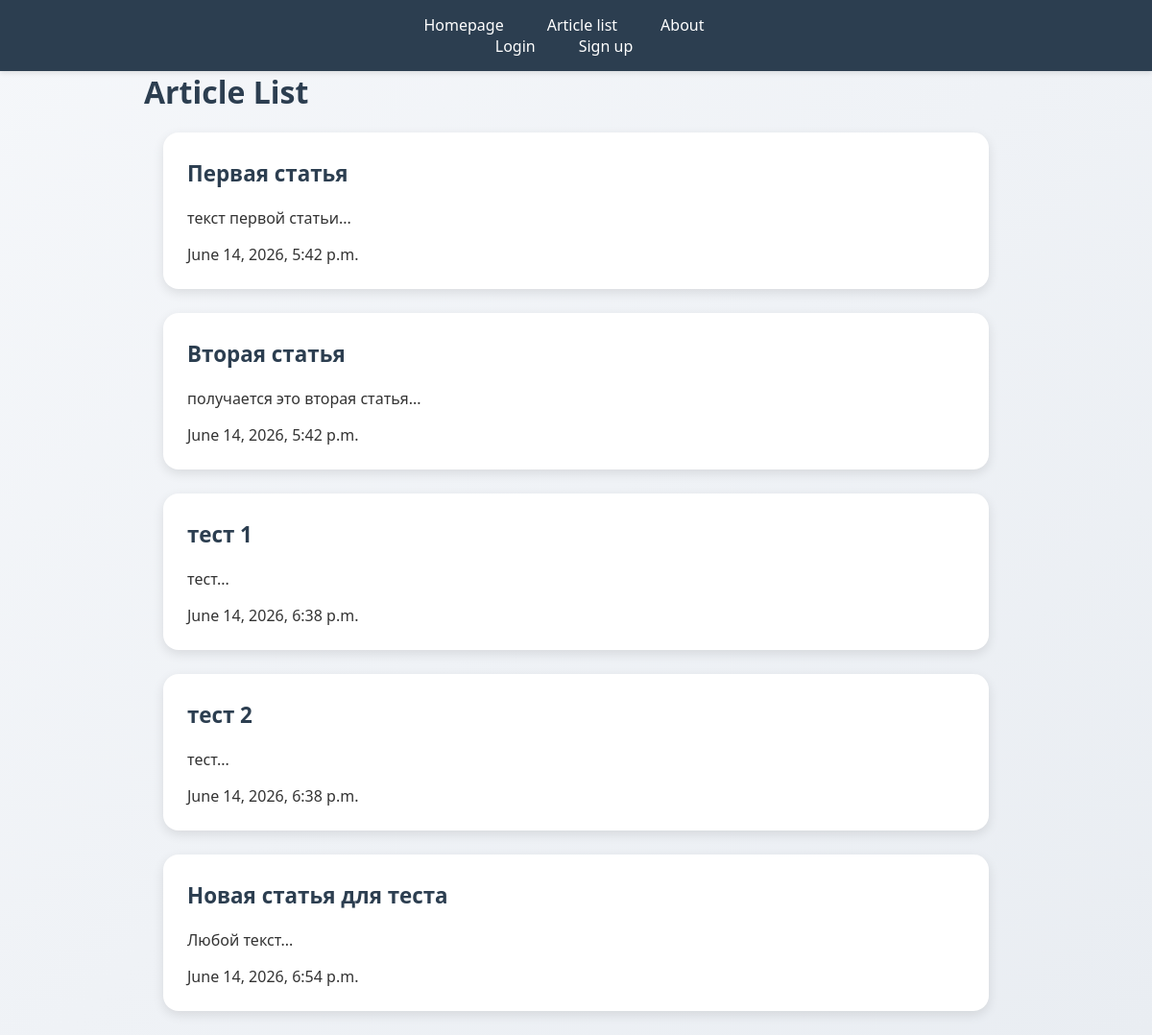
The app's page /articles/ with its own data.
### articles/models.py (models this page shows, shortened)
class Article(models.Model):
    title = models.CharField(max_length=200)
    slug = models.SlugField()
    body = models.TextField()
    date = models.DateTimeField(auto_now_add=True)
    thumbnail = models.ImageField(upload_to='images/', blank=True, default='default.jpg')
    author = models.ForeignKey(User, default=None, on_delete=models.CASCADE)
    def snippet(self):
        return self.body[:50] + '...'

### articles/views.py (the view)
# urls.py: path('', views.article_list, name='list'),
def article_list(request):
    articles = Article.objects.all().order_by('date')
    return render(request, 'articles/article_list.html', {'articles': articles})

### articles/templates/articles/article_list.html (shortened to what this page needs)
{% extends "base_layout.html" %}
{% block content %}
<main>
    <h1>Article List</h1>
    <div class="articles">
        {% for element in articles %}
            <div class="article__item">
                <h2>
                    <a href="{% url 'articles:article_item' slug=element.slug %}">
                        {{ element.title }}
                    </a>
                </h2>
                <p>{{ element.snippet }}</p>
                <time>{{ element.date }}</time>
            </div>
        {% endfor %}
    </div>
</main>
{% endblock content %}

### templates/base_layout.html (shortened to what this page needs)
{% load static %}
<!DOCTYPE html>
<html lang="ru">
<head>
    <link rel="stylesheet" href="{% static 'css/style.css' %}">
</head>
<body>
<nav>
    <div>
        <a href="{% url 'home' %}">Homepage</a>
        <a href="{% url 'articles:list' %}">Article list</a>
        <a href="{% url 'about' %}">About</a>
    </div>
    {% if user.is_authenticated %}
        <form action="{% url 'accounts:logout' %}" method="post">
            {% csrf_token %}
            <button type="submit">Logout</button>
        </form>
    {% else %}
    <div>
        <a href="{% url 'accounts:login' %}">Login</a>
        <a href="{% url 'accounts:signup' %}">Sign up</a>
    </div>
{% endif %}
</nav>
<div class="main-content">
    {% block content %}{% endblock %}
</div>
</body>
</html>

### static/css/style.css (style rules this page uses)
body { font-family: 'Segoe UI', Tahoma, Geneva, Verdana, sans-serif; margin: 0; padding: 0; background: linear-gradient(135deg, #f5f7fa 0%, #e9edf2 100%); color: #333; }
nav { background: #2c3e50; padding: 15px 30px; box-shadow: 0 2px 5px rgba(0,0,0,0.1); text-align: left; }
nav a, nav button { color: white; text-decoration: none; margin-right: 25px; font-size: 16px; background: none; border: none; cursor: pointer; }
.container, main, .articles, .homepage-page, .about-page { max-width: 900px; margin: 0 auto; padding: 0 20px; }
.card, .article__item, .homepage-page, .about-page { background: white; border-radius: 16px; padding: 25px; margin-bottom: 25px; box-shadow: 0 4px 12px rgba(0,0,0,0.1); }
h1, h2, h3 { color: #2c3e50; margin-top: 0; }
.article__item a { color: #2c3e50; font-size: 1.4rem; font-weight: 600; text-decoration: none; }
nav { display: flex; flex-direction: column; align-items: center; text-align: center; }
nav > div, nav > ul { display: flex; flex-wrap: wrap; justify-content: center; gap: 20px; list-style: none; margin: 0; padding: 0; }
nav a, nav button { display: inline-block; }

### records on screen
Article: title "Первая статья", snippet "текст первой статьи...", date "June 14, 2026, 5:42 p.m."
Article: title "Вторая статья", snippet "получается это вторая статья...", date "June 14, 2026, 5:42 p.m."
Article: title "тест 1", snippet "тест...", date "June 14, 2026, 6:38 p.m."
Article: title "тест 2", snippet "тест...", date "June 14, 2026, 6:38 p.m."
Article: title "Новая статья для теста", snippet "Любой текст...", date "June 14, 2026, 6:54 p.m."
